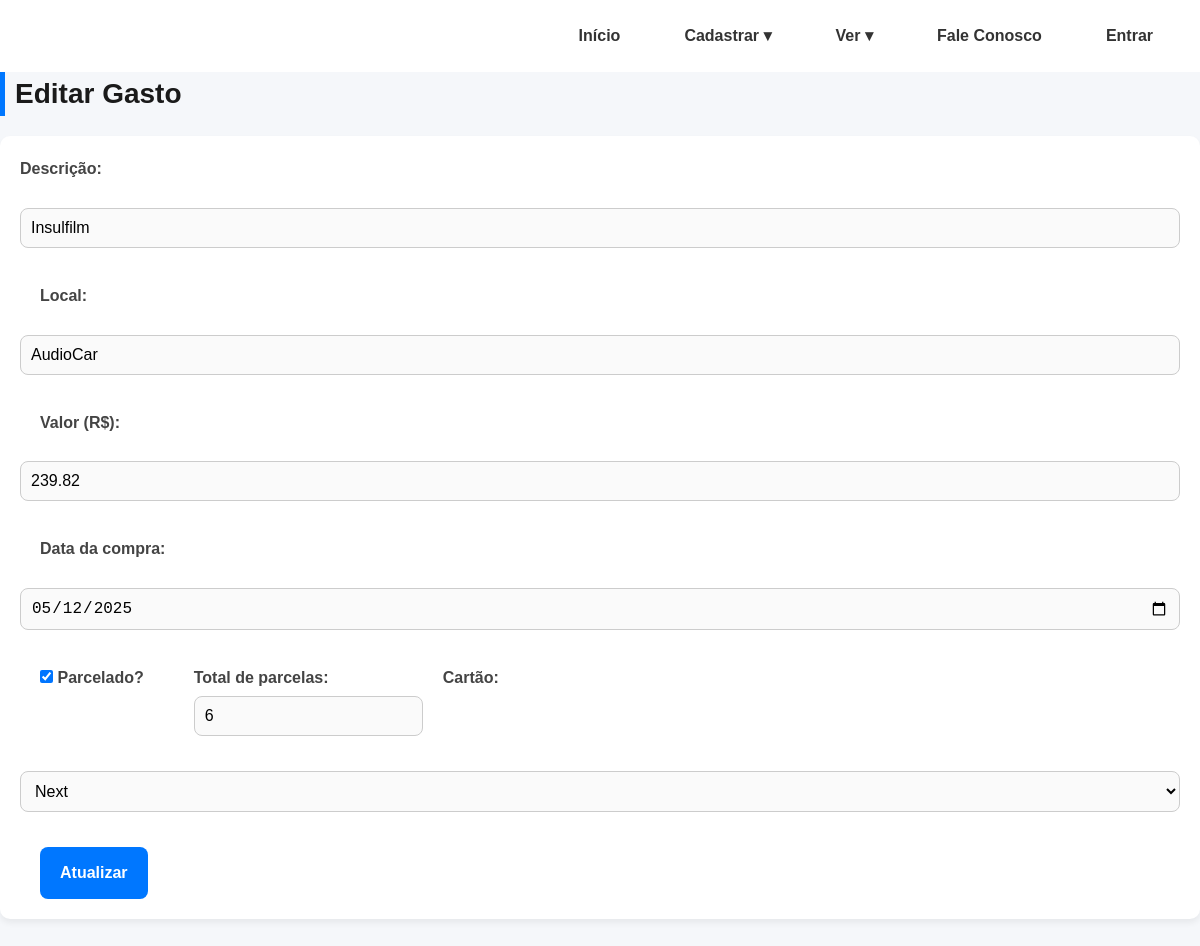
/editar_gasto.php?id=13, run on the app's committed database.
### tables this page shows
CREATE TABLE `gastos` (
  `id` int(11) NOT NULL,
  `descricao` varchar(100) DEFAULT NULL,
  `local` varchar(100) NOT NULL,
  `valor` decimal(10,2) DEFAULT NULL,
  `data_compra` date DEFAULT NULL,
  `parcelado` tinyint(1) NOT NULL DEFAULT 0,
  `parcela_atual` int(11) NOT NULL DEFAULT 1,
  `total_parcelas` int(11) NOT NULL DEFAULT 1,
  `id_cartao` int(11) DEFAULT NULL
);

CREATE TABLE `cartoes` (
  `id` int(11) NOT NULL,
  `nome` varchar(50) NOT NULL COMMENT 'nome do cartão'
);

### editar_gasto.php (the view, shortened to what this page needs)
<?php
include 'conexao.php';
$id = $_GET['id'];
$stmt = $conexao->prepare("SELECT * FROM gastos WHERE id = ?");
$stmt->bind_param("i", $id);
$stmt->execute();
$gasto = $stmt->get_result()->fetch_assoc();
$cartoes = $conexao->query("SELECT id, nome FROM cartoes ORDER BY nome ASC");
?>
<!DOCTYPE html>
<html lang="pt-br">
<head>
    <link rel="stylesheet" href="styles.css">
</head>
<body>
<?php include 'header.php'; ?>
<h2>Editar Gasto</h2>
<form action="atualizar_gasto.php" method="post">
    <label>Descrição:</label>
    <input type="text" name="descricao" value="<?= $gasto['descricao'] ?>" required><br>
    <label>Local:</label>
    <input type="text" name="local" value="<?= $gasto['local'] ?>"><br>
    <label>Valor (R$):</label>
    <input type="number" name="valor" step="0.01" value="<?= $gasto['valor'] ?>" required><br>
    <label>Data da compra:</label>
    <input type="date" name="data_compra" value="<?= $gasto['data_compra'] ?>" required><br>
    <label><input type="checkbox" id="parcelado" name="parcelado" value="1" onclick="toggleParcelamento()" <?= $gasto['parcelado'] ? 'checked' : '' ?>> Parcelado?</label><br>
    <div id="parcelas" style="display: <?= $gasto['parcelado'] ? 'block' : 'none' ?>;">
        <label>Total de parcelas:</label>
        <input type="number" name="total_parcelas" min="2" value="<?= $gasto['total_parcelas'] ?>"><br>
    </div>
    <label>Cartão:</label>
    <select name="id_cartao" required>
        <?php while ($cartao = $cartoes->fetch_assoc()): ?>
            <option value="<?= $cartao['id'] ?>" <?= $gasto['id_cartao'] == $cartao['id'] ? 'selected' : '' ?>>
                <?= $cartao['nome'] ?>
            </option>
        <?php endwhile; ?>
    </select><br><br>
    <button type="submit">Atualizar</button>
</form>
</body>
</html>

### styles.css (style rules this page uses)
* { margin: 0; padding: 0; box-sizing: border-box; }
body { font-family: 'Segoe UI', Tahoma, Geneva, Verdana, sans-serif; background-color: #f5f7fa; color: #2b2d42; padding: 40px 20px; }
h2 { font-size: 2rem; margin-bottom: 24px; color: #1a1a1a; }
form { display: flex; flex-wrap: wrap; gap: 20px; background: #ffffff; padding: 20px; border-radius: 12px; box-shadow: 0 0 8px rgba(0, 0, 0, 0.06); margin-bottom: 30px; }
form label { font-weight: 600; margin-right: 10px; }
form select, form input { padding: 10px 14px; border: 1px solid #ccc; border-radius: 8px; background: #fafafa; font-size: 1rem; }
form button { padding: 10px 20px; background-color: #2b2d42; color: #ffffff; border: none; border-radius: 8px; font-weight: bold; cursor: pointer; transition: background 0.3s ease; }
body { font-family: 'Segoe UI', Tahoma, Geneva, Verdana, sans-serif; background-color: #f5f7fa; color: #333; padding: 20px; line-height: 1.6; }
h2 { margin-bottom: 20px; color: #1a1a1a; font-size: 28px; border-left: 5px solid #0077ff; padding-left: 10px; }
form { margin-bottom: 30px; background: #ffffff; padding: 20px; border-radius: 10px; box-shadow: 0 4px 6px rgba(0,0,0,0.06); }
form label { display: block; margin-bottom: 6px; font-weight: bold; color: #444; }
form input[type="text"], form input[type="number"], form input[type="date"], form select { width: 100%; padding: 10px; border: 1px solid #ccc; border-radius: 8px; margin-bottom: 15px; font-size: 16px; transition: border 0.2s; }
form button { background-color: #0077ff; color: white; border: none; padding: 12px 20px; border-radius: 8px; font-size: 16px; cursor: pointer; transition: background 0.3s; }

### header.php (style rules this page uses)
body { margin: 0; padding: 0; font-family: 'Arial', sans-serif; }

### data on the page
gastos: descricao "Insulfilm", local "AudioCar", valor "239.82", data_compra "05/12/2025", parcelado "☑", total_parcelas "6", id_cartao "Next"
